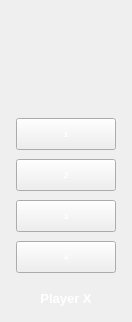
<?xml version="1.0" encoding="UTF-8"?>
<ui version="4.0">
 <class>BuzzWidget</class>
 <widget class="QWidget" name="BuzzWidget">
  <property name="geometry">
   <rect>
    <x>0</x>
    <y>0</y>
    <width>132</width>
    <height>322</height>
   </rect>
  </property>
  <property name="maximumSize">
   <size>
    <width>168</width>
    <height>16777215</height>
   </size>
  </property>
  <property name="windowTitle">
   <string>Form</string>
  </property>
  <property name="styleSheet">
   <string notr="true"/>
  </property>
  <layout class="QVBoxLayout" name="verticalLayout">
   <property name="spacing">
    <number>0</number>
   </property>
   <property name="leftMargin">
    <number>0</number>
   </property>
   <property name="topMargin">
    <number>0</number>
   </property>
   <property name="rightMargin">
    <number>0</number>
   </property>
   <property name="bottomMargin">
    <number>0</number>
   </property>
   <item>
    <widget class="QWidget" name="BuzzFrame" native="true">
     <layout class="QVBoxLayout" name="verticalLayout_2">
      <property name="spacing">
       <number>9</number>
      </property>
      <property name="leftMargin">
       <number>16</number>
      </property>
      <property name="topMargin">
       <number>16</number>
      </property>
      <property name="rightMargin">
       <number>16</number>
      </property>
      <property name="bottomMargin">
       <number>16</number>
      </property>
      <item>
       <widget class="QPushButton" name="pushButton">
        <property name="minimumSize">
         <size>
          <width>0</width>
          <height>64</height>
         </size>
        </property>
        <property name="styleSheet">
         <string notr="true">background-color: transparent;
border: none;</string>
        </property>
        <property name="text">
         <string/>
        </property>
       </widget>
      </item>
      <item>
       <widget class="QLabel" name="label">
        <property name="minimumSize">
         <size>
          <width>0</width>
          <height>20</height>
         </size>
        </property>
        <property name="maximumSize">
         <size>
          <width>16777215</width>
          <height>20</height>
         </size>
        </property>
        <property name="text">
         <string/>
        </property>
       </widget>
      </item>
      <item>
       <widget class="QPushButton" name="pushButton_2">
        <property name="minimumSize">
         <size>
          <width>0</width>
          <height>32</height>
         </size>
        </property>
        <property name="font">
         <font>
          <family>System</family>
          <pointsize>6</pointsize>
          <weight>75</weight>
          <bold>true</bold>
         </font>
        </property>
        <property name="styleSheet">
         <string notr="true">color: white;</string>
        </property>
        <property name="text">
         <string>1</string>
        </property>
        <property name="flat">
         <bool>false</bool>
        </property>
       </widget>
      </item>
      <item>
       <widget class="QPushButton" name="pushButton_3">
        <property name="minimumSize">
         <size>
          <width>0</width>
          <height>32</height>
         </size>
        </property>
        <property name="font">
         <font>
          <family>System</family>
          <pointsize>6</pointsize>
          <weight>75</weight>
          <bold>true</bold>
         </font>
        </property>
        <property name="styleSheet">
         <string notr="true">color: white;</string>
        </property>
        <property name="text">
         <string>2</string>
        </property>
       </widget>
      </item>
      <item>
       <widget class="QPushButton" name="pushButton_4">
        <property name="minimumSize">
         <size>
          <width>0</width>
          <height>32</height>
         </size>
        </property>
        <property name="font">
         <font>
          <family>System</family>
          <pointsize>6</pointsize>
          <weight>75</weight>
          <bold>true</bold>
         </font>
        </property>
        <property name="styleSheet">
         <string notr="true">color: white;</string>
        </property>
        <property name="text">
         <string>3</string>
        </property>
       </widget>
      </item>
      <item>
       <widget class="QPushButton" name="pushButton_5">
        <property name="minimumSize">
         <size>
          <width>0</width>
          <height>32</height>
         </size>
        </property>
        <property name="font">
         <font>
          <family>System</family>
          <pointsize>6</pointsize>
          <weight>75</weight>
          <bold>true</bold>
         </font>
        </property>
        <property name="styleSheet">
         <string notr="true">color: white;</string>
        </property>
        <property name="text">
         <string>4</string>
        </property>
       </widget>
      </item>
      <item>
       <widget class="QLabel" name="lblPlayer">
        <property name="minimumSize">
         <size>
          <width>0</width>
          <height>24</height>
         </size>
        </property>
        <property name="maximumSize">
         <size>
          <width>16777215</width>
          <height>32</height>
         </size>
        </property>
        <property name="font">
         <font>
          <pointsize>10</pointsize>
          <weight>75</weight>
          <bold>true</bold>
         </font>
        </property>
        <property name="styleSheet">
         <string notr="true">color: white;</string>
        </property>
        <property name="text">
         <string>Player X</string>
        </property>
        <property name="alignment">
         <set>Qt::AlignBottom|Qt::AlignHCenter</set>
        </property>
       </widget>
      </item>
     </layout>
    </widget>
   </item>
  </layout>
 </widget>
 <resources/>
 <connections/>
</ui>
